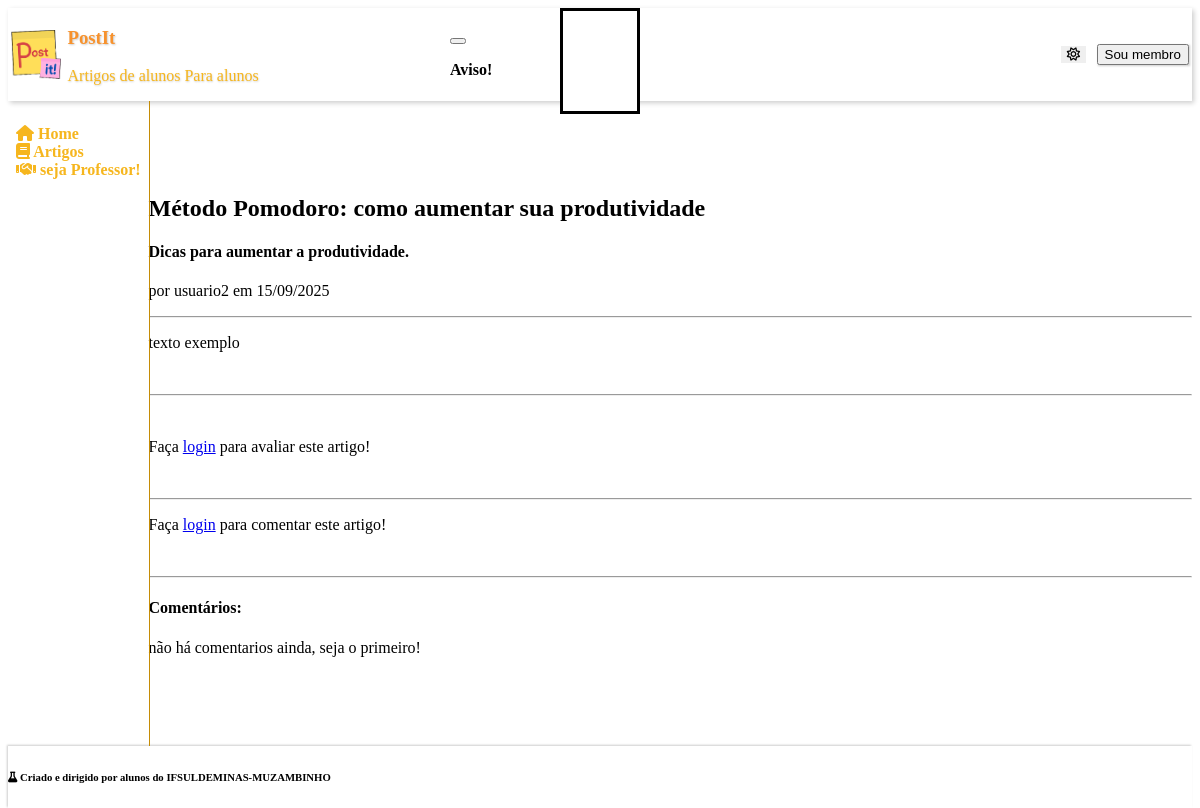
The app's page /PAGES/ARTICLE/read.php?id=4 with its own data.
### tables this page shows
CREATE TABLE articles (
    id INT AUTO_INCREMENT PRIMARY KEY,
    title VARCHAR(255) NOT NULL,
    descr TEXT NOT NULL,
    content TEXT NOT NULL,
    author_id INT NOT NULL,
    creation TIMESTAMP DEFAULT CURRENT_TIMESTAMP,
    views INT DEFAULT 0,

    is_active boolean not null DEFAULT 1,

    FOREIGN KEY (author_id) REFERENCES users(id)
);

CREATE TABLE users (
    id INT AUTO_INCREMENT PRIMARY KEY,
    username VARCHAR(100) NOT NULL,
    pwd TEXT NOT NULL,
    position ENUM('user', 'professor', 'administrador') NOT NULL,
    creation TIMESTAMP DEFAULT CURRENT_TIMESTAMP,
    is_active boolean not null DEFAULT 1
);

### PHP/pull_content.php (called while the page is built, shortened)
<?php
if (isset($_GET['id']) && is_numeric($_GET['id'])) {
    require_once $pathToRoot.'PHP/db.php';
    $stmt = $pdo->prepare("
        SELECT articles.id, articles.title, articles.descr, articles.content, articles.creation, users.username AS author
        FROM articles
        JOIN users ON articles.author_id = users.id
        WHERE articles.id = ?
    ");
    $stmt->execute([$_GET['id']]);
    $GET = $stmt->fetch(PDO::FETCH_ASSOC);
} else {
    header("Location: ".$pathToRoot."PAGES/home.php?r=ID inválido.");
    exit();
}

### ASSETS/parsedown-master/Parsedown.php (called while the page is built, shortened)
<?php
class Parsedown
{
    function text($text)
    {
        $Elements = $this->textElements($text);
        $markup = $this->elements($Elements);
        $markup = trim($markup, "\n");
        return $markup;
    }
    protected function textElements($text)
    {
        $text = str_replace(array("\r\n", "\r"), "\n", $text);
        $text = trim($text, "\n");
        $lines = explode("\n", $text);
        return $this->linesElements($lines);
    }
    protected $breaksEnabled;
    protected $safeMode;
    protected $unmarkedBlockTypes = array(
        'Code',
    );
    protected function linesElements(array $lines)
    {
        $Elements = array();
        $CurrentBlock = null;
        foreach ($lines as $line)
        {
            $indent = strspn($line, ' ');
            $text = $indent > 0 ? substr($line, $indent) : $line;
            $Line = array('body' => $line, 'indent' => $indent, 'text' => $text);
            $marker = $text[0];
            $blockTypes = $this->unmarkedBlockTypes;
            foreach ($blockTypes as $blockType)
            {
                $Block = $this->{"block$blockType"}($Line, $CurrentBlock);
            }
            if (isset($Block))
            {
                $CurrentBlock = $Block;
            }
            else
            {
                $CurrentBlock = $this->paragraph($Line);
                $CurrentBlock['identified'] = true;
            }
        }
        if (isset($CurrentBlock))
        {
            $Elements[] = $this->extractElement($CurrentBlock);
        }
        return $Elements;
    }
    protected function extractElement(array $Component)
    {
        return $Component['element'];
    }
    protected function paragraph($Line)
    {
        return array(
            'type' => 'Paragraph',
            'element' => array(
                'name' => 'p',
                'handler' => array(
                    'function' => 'lineElements',
                    'argument' => $Line['text'],
                    'destination' => 'elements',
                ),
            ),
        );
    }
    protected function lineElements($text, $nonNestables = array())
    {
        $text = str_replace(array("\r\n", "\r"), "\n", $text);
        $Elements = array();
        $InlineText = $this->inlineText($text);
        $Elements[] = $InlineText['element'];
        foreach ($Elements as &$Element)
        {
            if ( ! isset($Element['autobreak']))
            {
                $Element['autobreak'] = false;
            }
        }
        return $Elements;
    }
    protected function inlineText($text)
    {
        $Inline = array(
            'extent' => strlen($text),
            'element' => array(),
        );
        $Inline['element']['elements'] = self::pregReplaceElements(
            $this->breaksEnabled ? '/[ ]*+\n/' : '/(?:[ ]*+\\\\|[ ]{2,}+)\n/',
            array(
                array('name' => 'br'),
                array('text' => "\n"),
            ),
            $text
        );
        return $Inline;
    }
    protected function handle(array $Element)
    {
        if (isset($Element['handler']))
        {
            if (!isset($Element['nonNestables']))
            {
                $Element['nonNestables'] = array();
            }
            if (is_string($Element['handler']))
            {
                $function = $Element['handler'];
                $argument = $Element['text'];
                unset($Element['text']);
                $destination = 'rawHtml';
            }
            else
            {
                $function = $Element['handler']['function'];
                $argument = $Element['handler']['argument'];
                $destination = $Element['handler']['destination'];
            }
            $Element[$destination] = $this->{$function}($argument, $Element['nonNestables']);
            unset($Element['handler']);
        }
        return $Element;
    }
    protected function element(array $Element)
    {
        $Element = $this->handle($Element);
        $hasName = isset($Element['name']);
        $markup = '';
        if ($hasName)
        {
            $markup .= '<' . $Element['name'];
        }
        $permitRawHtml = false;
        if (isset($Element['text']))
        {
            $text = $Element['text'];
        }
        elseif (isset($Element['rawHtml']))
        {
            $text = $Element['rawHtml'];
            $allowRawHtmlInSafeMode = isset($Element['allowRawHtmlInSafeMode']) && $Element['allowRawHtmlInSafeMode'];
            $permitRawHtml = !$this->safeMode || $allowRawHtmlInSafeMode;
        }
        $hasContent = isset($text) || isset($Element['element']) || isset($Element['elements']);
        if ($hasContent)
        {
            $markup .= $hasName ? '>' : '';
            if (isset($Element['elements']))
            {
                $markup .= $this->elements($Element['elements']);
            }
            elseif (isset($Element['element']))
            {
                $markup .= $this->element($Element['element']);
            }
            else
            {
                if (!$permitRawHtml)
                {
                    $markup .= self::escape($text, true);
                }
                else
                {
                    $markup .= $text;
                }
            }
            $markup .= $hasName ? '</' . $Element['name'] . '>' : '';
        }
        elseif ($hasName)
        {
            $markup .= ' />';
        }
        return $markup;
    }
    protected function elements(array $Elements)
    {
        $markup = '';
        $autoBreak = true;
        foreach ($Elements as $Element)
        {
            $autoBreakNext = (isset($Element['autobreak'])
                ? $Element['autobreak'] : isset($Element['name'])
            );
            $autoBreak = !$autoBreak ? $autoBreak : $autoBreakNext;
            $markup .= ($autoBreak ? "\n" : '') . $this->element($Element);
            $autoBreak = $autoBreakNext;
        }
        $markup .= $autoBreak ? "\n" : '';
        return $markup;
    }
    protected static function pregReplaceElements($regexp, $Elements, $text)
    {
        $newElements = array();
        $newElements[] = array('text' => $text);
        return $newElements;
    }
    protected static function escape($text, $allowQuotes = false)
    {
        return htmlspecialchars($text, $allowQuotes ? ENT_NOQUOTES : ENT_QUOTES, 'UTF-8');
    }
}

### PHP/pull_coments.php (called while the page is built, shortened)
<?php
if (isset($_GET['id'])) {
    $article_id = $_GET['id'];
    $stmt = $pdo->query("
        SELECT comments.id, comments.content, comments.creation, users.username AS author
        FROM comments
        JOIN users ON comments.author_id = users.id
        WHERE comments.article_id = $article_id
        ORDER BY comments.creation DESC
    ");
    $comments = $stmt->fetchAll(PDO::FETCH_ASSOC);
} else {
    $comments = [];
}

### PAGES/ARTICLE/read.php (the view, shortened to what this page needs)
<?php
    $depth = array_search('PI', array_reverse(explode(DIRECTORY_SEPARATOR, __DIR__)));
    $pathToRoot = ($depth !== false) ? str_repeat("../", $depth) : "";
    require_once $pathToRoot."ASSETS/TEMPLATES/header.php";
    require_once $pathToRoot."ASSETS/TEMPLATES/aside.php";
    require_once $pathToRoot."PHP/pull_content.php";
    echo "<link rel='stylesheet' href='".$pathToRoot."CSS/star_rating.css'>";
?>
            <div class="container-fluid">
                <hgroup>
                    <h1><?= $GET['title'] ?></h1>
                    <h4><?= $GET['descr'] ?></h4>
                    <p>por <?= $GET['author'] ?> em <?= date('d/m/Y', strtotime($GET['creation'])) ?></p>
                </hgroup>
                <hr>
                <section class="content container-fluid">
                    <div class="container-fluid">
                        <hgroup>
                            <?php
                                require '../../ASSETS/parsedown-master/Parsedown.php';
                                $Parsedown = new Parsedown();
                                $html = $Parsedown->text($GET['content']);
                                echo $html;
                            ?>
                        </hgroup>
                    </div>
                </section>
                <br>
                <hr>
                <br>
                <?php if (isset($_SESSION['user'])) :?>
                    <h4>Deixe sua avaliação!</h4>
                    <form action="<?= $pathToRoot ?>PHP/rate_article.php" method="POST" class="container-fluid">
                        <div class="input-button-group">
                            <input type="hidden" name="article_id" value="<?= $_GET['id'] ?>">
                            <div class="container-fluid star-rating">
                                    <?php for ($i=5; $i >= 1; $i--): ?>
                                        <input class="radio-input" type="radio" id="star<?=$i;?>" name="star-input" value="<?=$i;?>" />
                                        <label class="radio-label" class for="star<?=$i;?>" title="<?=$i;?> stars"><?=$i;?> stars</label>
                                    <?php endfor; ?>
                            </div>
                            <button type="submit" class="primary"><i class="fa-solid fa-star"></i></button>
                        </div>
                    </form>
                <?php else: ?>
                    <p>Faça <a href="<?= $pathToRoot ?>PAGES/login.php">login</a> para avaliar este artigo!</p>
                <?php endif; ?>
                <br>
                <hr>
                <?php if (isset($_SESSION['user'])) :?>
                    <h4>Deixe seu comentário!</h4>
                    <form action="<?= $pathToRoot ?>PHP/comment_article.php" method="POST" class="container-fluid">
                        <div class="input-button-group">
                            <input type="hidden" name="article_id" value="<?= $_GET['id'] ?>">
                            <input type="text" name="comment" id="comment" placeholder="Escreva seu comentário..." required>
                            <button type="submit" class="primary"><i class="fa-solid fa-comment"></i></button>
                        </div>
                    </form>
                <?php else: ?>
                    <p>Faça <a href="<?= $pathToRoot ?>PAGES/login.php">login</a> para comentar este artigo!</p>
                <?php endif; ?>
                <br>
                <hr>
                <h4>Comentários:</h4>
                <?php
                    require_once $pathToRoot."PHP/pull_coments.php";
                    if (count($comments) == 0):
                ?>
                    <p>não há comentarios ainda, seja o primeiro!</p>
                <?php endif; ?>
            </div>
        </section>
    </main>
<?php
    require_once $pathToRoot."ASSETS/TEMPLATES/modal.php";
    require_once $pathToRoot."ASSETS/TEMPLATES/footer.php";
?>

### CSS/mainpage.css (style rules this page uses)
:root { --pico-border-radius: 0.75rem; --pico-typography-spacing-vertical: 0.5rem; --pico-form-element-spacing-vertical: 0.5rem; --pico-form-element-spacing-horizontal: 0.7rem; --pico-block-spacing-vertical: 0.5rem; --color-brown-brighterer: #a05b1b; --color-brown-brighter: #884a10; --color-brown: #743C08; --color-brown-darker: #5e2d00; --color-brown-darkerer: #522700; --color-pumpkin-brighterer: #f7922d; --color-pumpkin-brighter: #eb831b; --color-pumpkin: #DF760B; --color-pumpkin-darker: #cc6600; --color-pumpkin-darkerer: #b65b00; --color-orange-brighterer: #ffcb51; --color-orange-brighter: #fdc43e; --color-orange: #F6B61E; --color-orange-darker: #da9e12; --color-orange-darkerer: #c58c06; --color-beige-brighterer: #fff9e6; --color-beige-brighter: #fff2cc; --color-beige: #FFEBAF; --color-beige-darker: #f3db94; --color-beige-darkerer: #e0c77c; --color-shadow: rgba(0, 0, 0, 0.2); }
[data-theme=light], :root:not([data-theme=dark]) { --pico-text-selection-color: var(--color-brown-brighter); --pico-primary: var(--color-orange); --pico-primary-background: var(--color-orange-darker); --pico-primary-underline: var(--color-orange); --pico-primary-hover: var(--color-orange-darker); --pico-primary-hover-background: var(--color-orange-darkerer); --pico-primary-focus: var(--color-brown-brighterer); --pico-primary-inverse: #fff; }
html,html>body { height: 100%; }
html>body { display: flex; flex-direction: column; }

### records on screen
articles: title "Método Pomodoro: como aumentar sua produtividade", descr "Dicas para aumentar a produtividade.", author.username "usuario2", creation "15/09/2025", content "texto exemplo"
